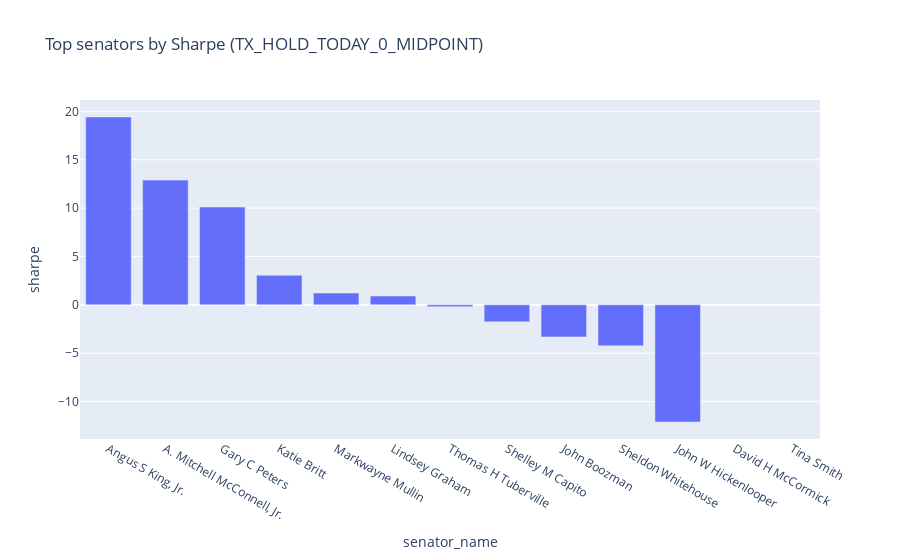

Source (notebook cell):
### Code cell
# --- Example workflow: run a few strategies and visualise rankings ---
# NOTE: This cell can be expensive over the full 5-year window because it
# will trigger price lookups via yfinance. Consider starting with a shorter
# date range while iterating.

# At the top of your EDA section:
if 'trades_with_filing_price' not in globals():
    today = dt.date.today()
    start = today - dt.timedelta(days=5 * 365)
    trades = load_trades_window(start, today)
    trades_with_filing_price = attach_price_at_filing(trades)
else:
    print("Reusing trades_with_filing_price from previous cell.")

# Then always use trades_with_filing_price downstream
trades = trades_with_filing_price


configs = [
    ('TX', 'TODAY', None, 'MIDPOINT'),
    ('FILING', 'TODAY', None, 'MIDPOINT'),
]
results = []
for entry_mode, hold_mode, hold_days, size_mode in configs:
    res = apply_strategy(trades, entry_mode, hold_mode, hold_days, size_mode)
    results.append(res)
all_trades = pd.concat(results, ignore_index=True)

summary = summarize_senator_strategy(all_trades)
strategy_to_plot = 'TX_HOLD_TODAY_0_MIDPOINT'
plot_df = (
    summary[summary['strategy_key'] == strategy_to_plot]
    .sort_values('sharpe', ascending=False)
    .head(20)
)

fig = px.bar(
    plot_df,
    x='senator_name',
    y='sharpe',
    title=f'Top senators by Sharpe ({strategy_to_plot})',
)
fig.show()

### Figure 1 — Plotly figure (JSON) as saved in the notebook; plotly's stock layout.template omitted (floating-point values rounded to 4 significant figures)
{"data": [{"hovertemplate": "senator_name=%{x}<br>sharpe=%{y}<extra></extra>", "legendgroup": "", "marker": {"color": "#636efa", "pattern": {"shape": ""}}, "name": "", "orientation": "v", "showlegend": false, "textposition": "auto", "type": "bar", "x": ["Angus S King, Jr.", "A. Mitchell McConnell, Jr.", "Gary C Peters", "Katie Britt", "Markwayne Mullin", "Lindsey Graham", "Thomas H Tuberville", "Shelley M Capito", "John Boozman", "Sheldon Whitehouse", "John W Hickenlooper", "David H McCormick", "Tina Smith"], "xaxis": "x", "y": [19.43, 12.9, 10.11, 3.057, 1.219, 0.9138, -0.1966, -1.759, -3.32, -4.242, -12.12, NaN, NaN], "yaxis": "y"}], "layout": {"barmode": "relative", "legend": {"tracegroupgap": 0}, "title": {"text": "Top senators by Sharpe (TX_HOLD_TODAY_0_MIDPOINT)"}, "xaxis": {"anchor": "y", "domain": [0, 1], "title": {"text": "senator_name"}}, "yaxis": {"anchor": "x", "domain": [0, 1], "title": {"text": "sharpe"}}}}
